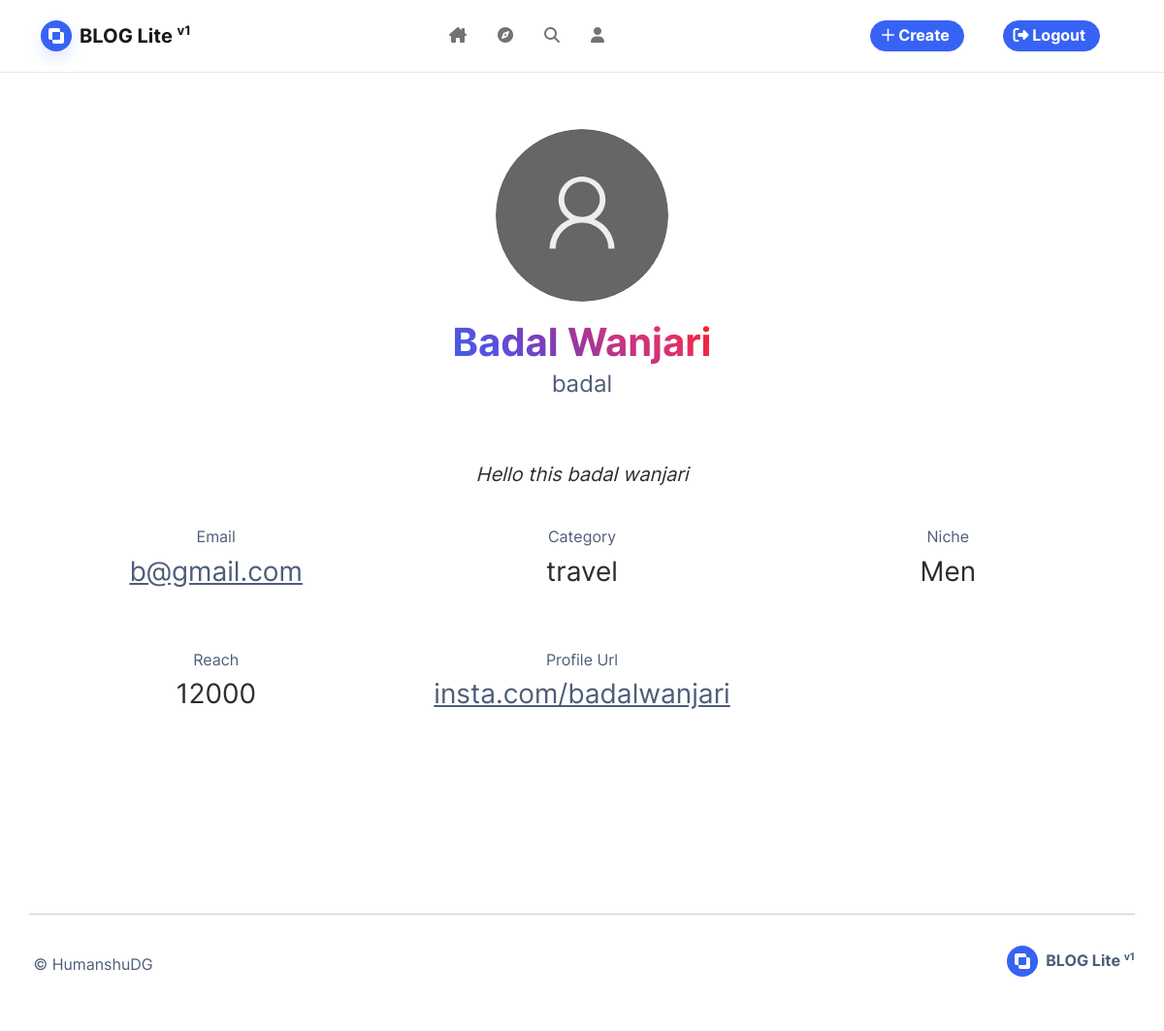
/profile/1 (signed in), run on the app's committed database.
### base/models.py (models this page shows, shortened)
class Influencer(db.Model):
    id = db.Column(db.Integer, primary_key=True)
    user_id = db.Column(db.Integer, db.ForeignKey('user.id'), unique=True)
    influencer_name = db.Column(db.String(100), nullable=False)
    category = db.Column(db.String(100), nullable=False)
    niche = db.Column(db.String(100), nullable=False)
    reach = db.Column(db.Integer, nullable=False)
    profile_url = db.Column(db.String(100), nullable=True)
    image_file = db.Column(db.String(50), nullable=False, default='default.jpg')
    bio = db.Column(db.Text(), nullable=True)
    CampaignRequests = db.relationship('CampaignRequest', backref='CampaignRequests', uselist=True)
    campaign_contracts = db.relationship('Contract', backref='campaign_contracts', uselist=True)

class User(db.Model, UserMixin):
    id = db.Column(db.Integer, primary_key=True)
    username = db.Column(db.String(20), unique=True, nullable=False)
    email = db.Column(db.String(120), unique=True, nullable=False)
    password = db.Column(db.String(60), nullable=False)
    sponsor = db.relationship('Sponsor', backref='sponsor', uselist=False)
    influencer = db.relationship('Influencer', backref='influencer', uselist=False, cascade = "all,delete")
    is_disabled = db.Column(db.Boolean, default=True)
    role = db.Column(db.String(), default="INFLUENCER")

### base/routes.py (the view)
@app.route("/profile/<id>")
@login_required
def profile(id):
    user = User.query.get(id)
    print(user.role)
    if user and user.role == "SPONSOR":
        sponsor = Sponsor.query.get(user.sponsor.id)
        image_file = url_for('static', filename='profile_pics/' + sponsor.image_file)
        return render_template('visitors-account/sponsor.html', title='Profile', sponsor=sponsor,user=user, image_file=image_file)
    if user and user.role == "INFLUENCER":
        influencer = Influencer.query.get(user.influencer.id)
        image_file = url_for('static', filename='profile_pics/' + influencer.image_file)
        return render_template('visitors-account/influencer.html', title='Profile',influencer=influencer,user=user, image_file=image_file)

### base/models.py (called while the page is built)
@login_manager.user_loader
def load_user(user_id):
    return User.query.get(int(user_id))

### base/templates/visitors-account/influencer.html
{% extends 'base.html' %} {% block blog %}
<section class="container py-5">
    <div class="container pe-xl-0 ps-xl-0">
        <h1
            class="fw-bold text-center ps-0 pb-0 mb-0 ps-md-0 pe-lg-0"
            style="font-size: 40px; text-align: center"
        >
            <img
                class="rounded-circle"
                style="
                    width: 16%;
                    aspect-ratio: 1;
                    margin: 10px;
                    object-fit: cover;
                "
                src="{{ image_file }}"
            />
            <br />
        </h1>
        <h1
            class="fw-bold text-center py-2 ps-0 pb-0 mb-0 ps-md-0 pe-lg-0"
            style="font-size: 40px; text-align: center"
        >
            <span
                style="
                    background: -webkit-linear-gradient(
                        45deg,
                        rgba(64, 93, 230, 1),
                        rgba(88, 81, 219, 1),
                        rgba(131, 58, 180, 1),
                        rgba(193, 53, 132, 1),
                        rgba(225, 48, 108, 1),
                        rgba(253, 29, 29, 1)
                    );
                    -webkit-background-clip: text;
                    -webkit-text-fill-color: transparent;
                "
            >
                {{ influencer.influencer_name }}
            </span>
        </h1>
		<p><span class="text-muted fs-4">{{user.username}}</span></p>
        <br />
        <blockquote
                class="blockquote text-center"
                style="
                    color: auto;
                    max-width: 60%;
                    border-radius: 25px;
                    padding: 16px 24px;
                    text-shadow: #ffffff 1px 0px 20px;
                "
            >
                <i> {{ influencer.bio }} </i>
            </blockquote>
        <div class="col-md-12 mb-4" style="display: grid; grid-template-columns: 1fr 1fr 1fr;column-gap: 1rem;row-gap: 2rem; place-items: center;">
			<div class="m-1 col-md-12 col-sm-12">
				<div class="mb-2">
					<label class="text-muted">
						Email
					</label>
					<p class="text-center fs-3"><a href="mailto:{{user.email}}" target="_blank">{{user.email}}</a></p>
				</div>
			</div>
			<div class="m-1 col-md-12 col-sm-12">
				<div class="mb-2">
					<label class="text-muted">
						Category
					</label>
					<p class="text-center fs-3">{{influencer.category}}</p>
				</div>
			</div>
			<div class="m-1 col-md-12 col-sm-12">
				<div class="mb-2">
					<label class="text-muted">
						Niche
					</label>
					<p class="text-center fs-3">{{influencer.niche}}</p>
				</div>
			</div>
            <div class="m-1 col-md-12 col-sm-12">
				<div class="mb-2">
					<label class="text-muted">
						Reach
					</label>
					<p class="text-center fs-3">{{influencer.reach}}</p>
				</div>
			</div>
            <div class="m-1 col-md-12 col-sm-12">
				<div class="mb-2">
					<label class="text-muted">
						Profile Url
					</label>
					<p class="text-center fs-3"><a target="_blank" href="https://{{influencer.profile_url}}">{{influencer.profile_url}}</a></p>
				</div>
			</div>
        </div>
        <h1
            class="fw-bold text-center ps-0 pb-0 mb-0 ps-md-0 pe-lg-0"
            style="font-size: 40px; text-align: center"
        >
            <br />
        </h1>
    </div>
</section>
{% endblock %}

### data on the page
Influencer: influencer_name "Badal Wanjari", bio "Hello this badal wanjari", category "travel", niche "Men", reach "12000", profile_url "insta.com/badalwanjari"
User: username "badal", email "b@gmail.com"
